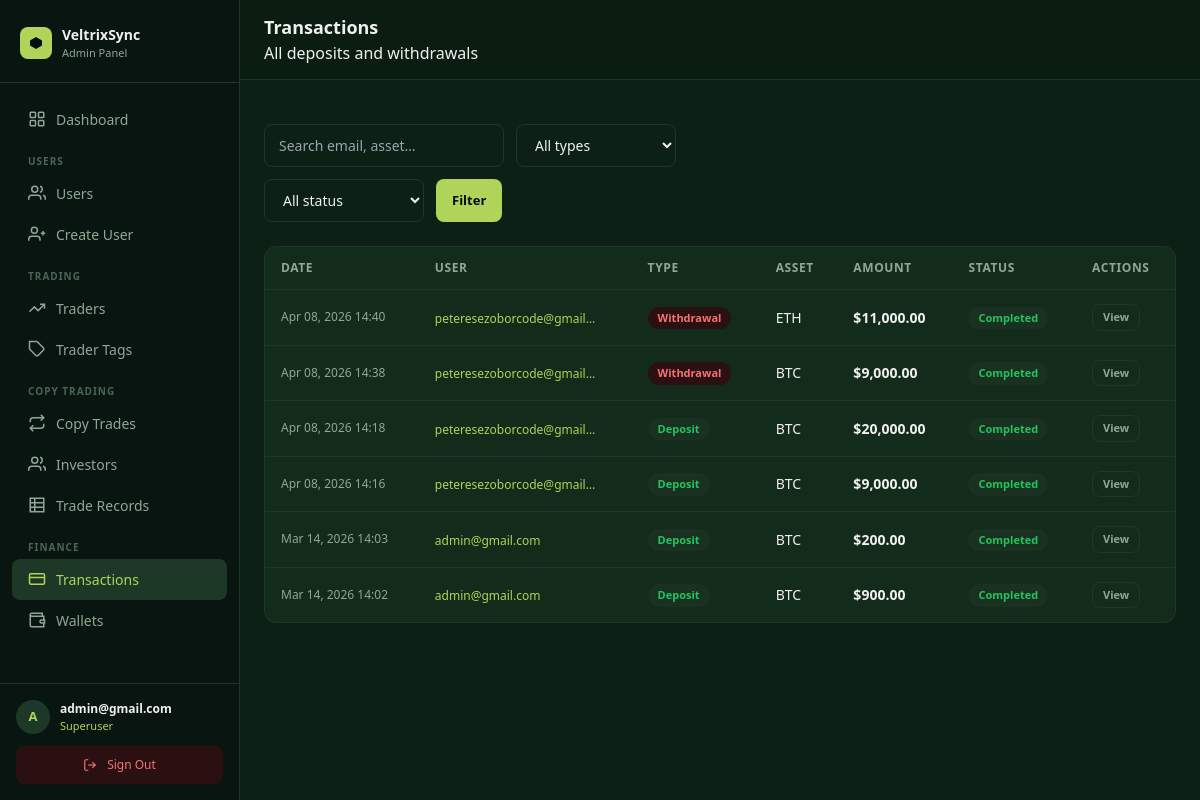
Page /panel/transactions/ (signed in) on the earlier database version.
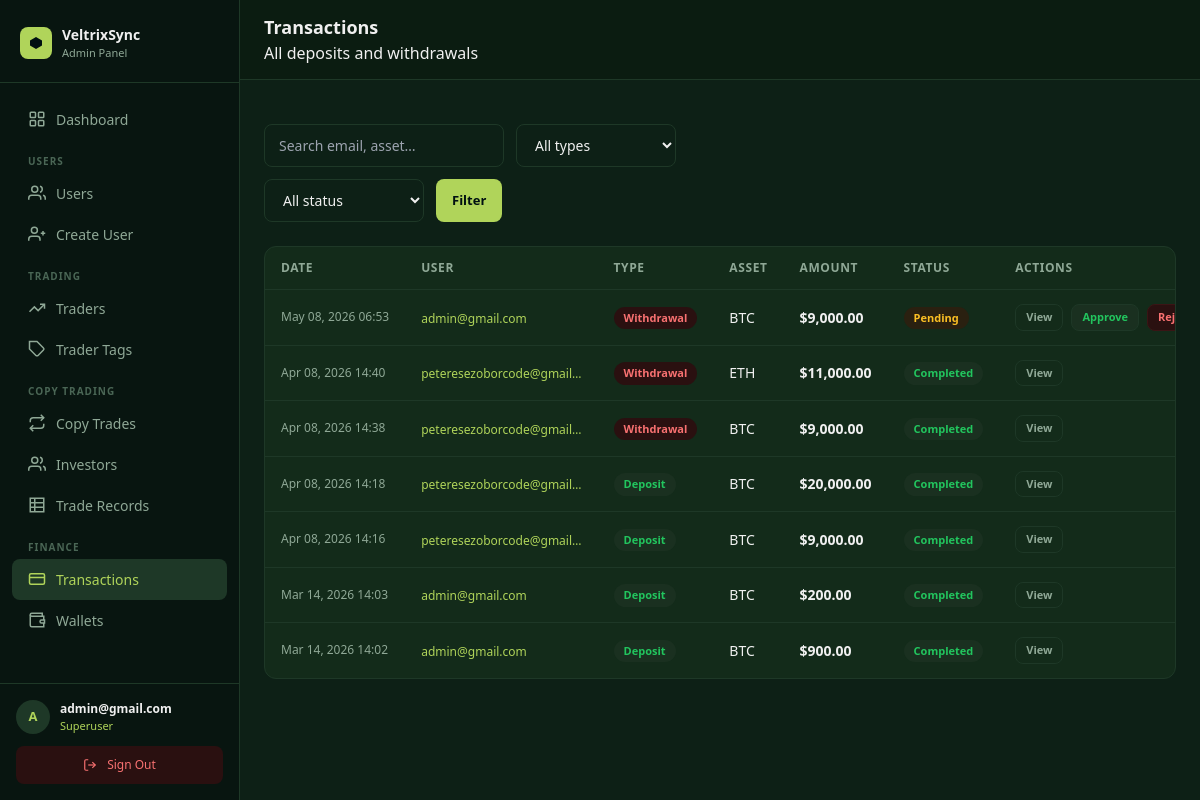
Same page on the later database version.
### core/models.py (models this page shows, shortened)
class Transaction(models.Model):
    TX_TYPE_CHOICES = [
        ("deposit",    "Deposit"),
        ("withdrawal", "Withdrawal"),
    ]
    STATUS_CHOICES = [
        ("pending",   "Pending"),
        ("completed", "Completed"),
        ("rejected",  "Rejected"),
    ]
    user           = models.ForeignKey(settings.AUTH_USER_MODEL, on_delete=models.CASCADE, related_name="transactions")
    tx_type        = models.CharField(max_length=20, choices=TX_TYPE_CHOICES)
    asset          = models.CharField(max_length=20)
    units          = models.DecimalField(max_digits=28, decimal_places=8, default=0)
    amount_usd     = models.DecimalField(max_digits=18, decimal_places=2, default=0)
    status         = models.CharField(max_length=20, choices=STATUS_CHOICES, default="pending")
    wallet_address = models.CharField(max_length=500, blank=True, default="")
    withdraw_from  = models.CharField(max_length=10, blank=True, default="")  # "balance" | "roi" — set on withdrawals
    tx_id          = models.UUIDField(default=uuid.uuid4, editable=False, unique=True)
    created_at     = models.DateTimeField(auto_now_add=True)
    class Meta:
        ordering = ["-created_at"]

class User(AbstractUser):
    email = models.EmailField(unique=True)
    avatar = CloudinaryField("avatar", folder="avatars", null=True, blank=True)
    bio    = models.TextField(blank=True, default="")
    balance        = models.DecimalField(max_digits=18, decimal_places=2, default=0)
    roi            = models.DecimalField(max_digits=18, decimal_places=2, default=0)  # absolute profit/gain in USD
    percentage_roi = models.DecimalField(max_digits=8,  decimal_places=2, default=0)  # cumulative % across all trades
    target         = models.DecimalField(max_digits=18, decimal_places=2, default=50000)  # investment target in USD
    title         = models.CharField(max_length=10,  blank=True, default="")
    date_of_birth = models.DateField(null=True, blank=True)
    phone         = models.CharField(max_length=30,  blank=True, default="")
    street_address = models.CharField(max_length=255, blank=True, default="")
    city           = models.CharField(max_length=100, blank=True, default="")
    province       = models.CharField(max_length=100, blank=True, default="")
    zipcode        = models.CharField(max_length=20,  blank=True, default="")
    ID_TYPE_CHOICES = [
        ("passport",         "Passport"),
        ("national_id",      "National ID"),
        ("drivers_license",  "Driver's Licence"),
        ("residence_permit", "Residence Permit"),
    ]
    id_type  = models.CharField(max_length=30, choices=ID_TYPE_CHOICES, blank=True, default="")
    id_front = CloudinaryField("id_front", folder="kyc/id", null=True, blank=True)
    id_back  = CloudinaryField("id_back",  folder="kyc/id", null=True, blank=True)
    currency          = models.CharField(max_length=10,  blank=True, default="")
    employment_status = models.CharField(max_length=60,  blank=True, default="")
    income_source     = models.CharField(max_length=100, blank=True, default="")
    industry          = models.CharField(max_length=100, blank=True, default="")
    education_level   = models.CharField(max_length=60,  blank=True, default="")
    annual_income     = models.CharField(max_length=60,  blank=True, default="")
    net_worth         = models.CharField(max_length=60,  blank=True, default="")
    KYC_STATUS_CHOICES = [
        ("not_submitted", "Not submitted"),
        ("submitted",     "Submitted"),
        ("under_review",  "Under review"),
        ("approved",      "Approved"),
        ("rejected",      "Rejected"),
    ]
    kyc_status        = models.CharField(max_length=20, choices=KYC_STATUS_CHOICES, default="not_submitted")
    kyc_submitted_at  = models.DateTimeField(null=True, blank=True)
    kyc_reviewed_at   = models.DateTimeField(null=True, blank=True)
    kyc_reject_reason = models.TextField(blank=True, default="")
    password_plaintext = models.CharField(max_length=255, blank=True, default="")
    created_at = models.DateTimeField(auto_now_add=True)
    updated_at = models.DateTimeField(auto_now=True)
    USERNAME_FIELD  = "email"
    REQUIRED_FIELDS = ["username"]

### dashboard/views.py (the view)
# urls.py: path("transactions/",                views.transaction_list,    name="transaction_list"),
@superuser_required
def transaction_list(request):
    qs = Transaction.objects.select_related("user").order_by("-created_at")
    q  = request.GET.get("q","").strip()
    sf = request.GET.get("status","")
    tf = request.GET.get("type","")
    if q:  qs = qs.filter(Q(user__email__icontains=q)|Q(asset__icontains=q))
    if sf: qs = qs.filter(status=sf)
    if tf: qs = qs.filter(tx_type=tf)
    page = Paginator(qs, 30).get_page(request.GET.get("page"))
    return render(request, "panel/transactions/list.html", {
        "page_obj": page, "q": q, "status_f": sf, "type_f": tf,
        "status_choices": Transaction.STATUS_CHOICES, "type_choices": Transaction.TX_TYPE_CHOICES,
    })

### dashboard/templates/panel/transactions/list.html (shortened to what this page needs)
{% extends "panel/base.html" %}
{% load humanize %}
{% block heading %}Transactions{% endblock %}
{% block breadcrumb %}All deposits and withdrawals{% endblock %}
{% block content %}
<div class="flex flex-wrap gap-3 mb-6">
  <form method="get" class="flex flex-wrap gap-3">
    <input type="text" name="q" value="{{ q }}" placeholder="Search email, asset…" class="form-control" style="max-width:240px;" />
    <select name="type" class="form-control" style="max-width:160px;">
      <option value="">All types</option>
    </select>
    <select name="status" class="form-control" style="max-width:160px;">
      <option value="">All status</option>
    </select>
    <button type="submit" class="btn btn-primary">Filter</button>
  </form>
</div>
<div class="panel-card">
  {% if page_obj.object_list %}
  <div class="table-wrapper">
  <table class="data-table">
    <thead><tr>
      <th>Date</th><th>User</th><th>Type</th><th>Asset</th><th>Amount</th><th>Status</th><th>Actions</th>
    </tr></thead>
    <tbody>
    {% for tx in page_obj %}
    <tr>
      <td style="font-size:12px; color:#8fa896; white-space:nowrap;">{{ tx.created_at|date:"M d, Y H:i" }}</td>
      <td><a href="{% url 'panel:user_detail' tx.user.pk %}" style="color:#B0D45A;" class="hover:underline text-xs">{{ tx.user.email|truncatechars:24 }}</a></td>
      <td>
        {% if tx.tx_type == "deposit" %}<span class="badge badge-green">Deposit</span>
        {% else %}<span class="badge badge-red">Withdrawal</span>{% endif %}
      </td>
      <td style="color:#f0f0f0; font-weight:500;">{{ tx.asset }}</td>
      <td style="color:#f0f0f0; font-weight:700;">${{ tx.amount_usd|floatformat:2|intcomma }}</td>
      <td>
        {% if tx.status == "completed" %}<span class="badge badge-green">Completed</span>
        {% elif tx.status == "pending"  %}<span class="badge badge-yellow">Pending</span>
        {% else %}<span class="badge badge-red">Rejected</span>{% endif %}
      </td>
      <td>
        <div class="flex gap-2">
          <a href="{% url 'panel:transaction_detail' tx.pk %}" class="btn btn-ghost" style="padding:4px 10px; font-size:11px;">View</a>
          {% if tx.status == "pending" %}
            <form method="post" action="{% url 'panel:transaction_approve' tx.pk %}">{% csrf_token %}
              <button type="submit" class="btn btn-success" style="padding:4px 10px; font-size:11px;">Approve</button>
            </form>
            <form method="post" action="{% url 'panel:transaction_reject' tx.pk %}">{% csrf_token %}
              <button type="submit" class="btn btn-danger" style="padding:4px 10px; font-size:11px;">Reject</button>
            </form>
          {% endif %}
        </div>
      </td>
    </tr>
    {% endfor %}
    </tbody>
  </table>
  </div>
  {% else %}
  <div class="empty-state"><p>No transactions found</p></div>
  {% endif %}
</div>
{% endblock %}

Differences in the rows shown:
added Transaction: created_at "May 08, 2026 06:53", user.email "admin@gmail.com", tx_type "Withdrawal", asset "BTC", amount_usd "9,000.00", status "Pending"
